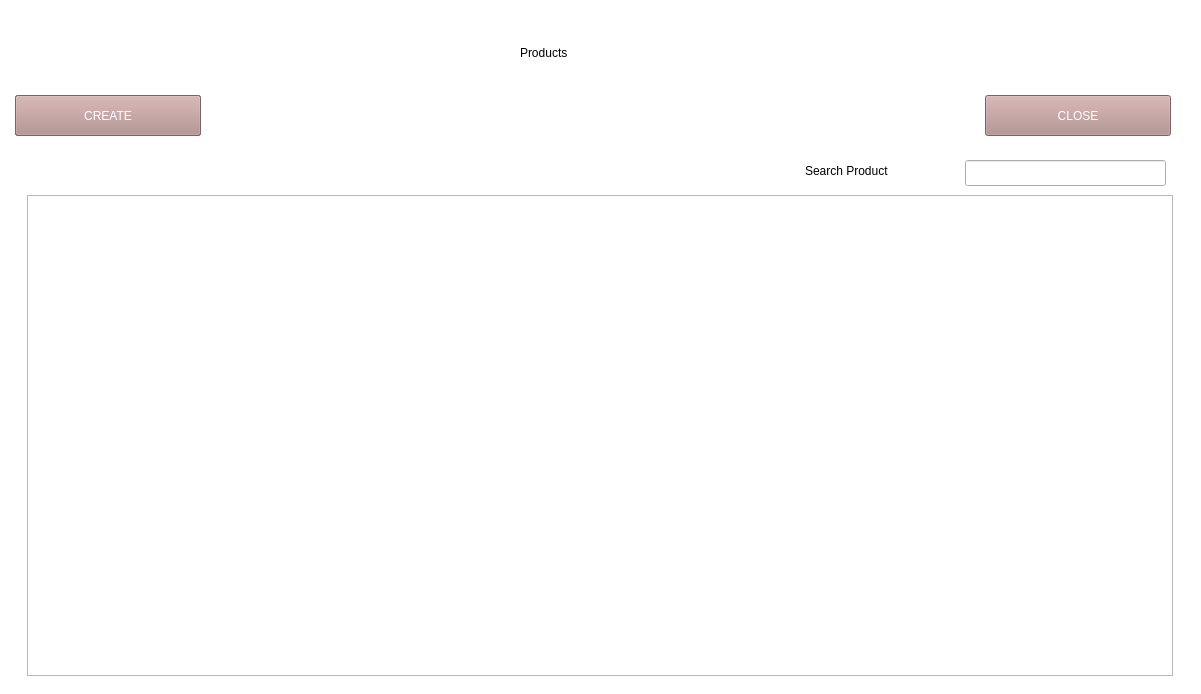
<?xml version="1.0" encoding="UTF-8"?>
<ui version="4.0">
 <class>Form</class>
 <widget class="QWidget" name="Form">
  <property name="geometry">
   <rect>
    <x>0</x>
    <y>0</y>
    <width>1201</width>
    <height>694</height>
   </rect>
  </property>
  <property name="sizePolicy">
   <sizepolicy hsizetype="Expanding" vsizetype="Expanding">
    <horstretch>0</horstretch>
    <verstretch>0</verstretch>
   </sizepolicy>
  </property>
  <property name="windowTitle">
   <string>Form</string>
  </property>
  <widget class="QLabel" name="lb_title">
   <property name="geometry">
    <rect>
     <x>520</x>
     <y>25</y>
     <width>206</width>
     <height>56</height>
    </rect>
   </property>
   <property name="styleSheet">
    <string notr="true">font: 28pt &quot;Lucida Bright&quot;;</string>
   </property>
   <property name="text">
    <string>Products</string>
   </property>
  </widget>
  <widget class="QLabel" name="antet_color">
   <property name="geometry">
    <rect>
     <x>-25</x>
     <y>-5</y>
     <width>1226</width>
     <height>781</height>
    </rect>
   </property>
   <property name="sizePolicy">
    <sizepolicy hsizetype="Expanding" vsizetype="Expanding">
     <horstretch>0</horstretch>
     <verstretch>0</verstretch>
    </sizepolicy>
   </property>
   <property name="styleSheet">
    <string notr="true">background-color: rgb(255, 255, 255);</string>
   </property>
   <property name="text">
    <string/>
   </property>
  </widget>
  <widget class="QFrame" name="product_layout">
   <property name="geometry">
    <rect>
     <x>27</x>
     <y>195</y>
     <width>1146</width>
     <height>481</height>
    </rect>
   </property>
   <property name="frameShape">
    <enum>QFrame::StyledPanel</enum>
   </property>
   <property name="frameShadow">
    <enum>QFrame::Raised</enum>
   </property>
  </widget>
  <widget class="QPushButton" name="btn_close_product">
   <property name="geometry">
    <rect>
     <x>985</x>
     <y>95</y>
     <width>186</width>
     <height>41</height>
    </rect>
   </property>
   <property name="sizePolicy">
    <sizepolicy hsizetype="Expanding" vsizetype="Expanding">
     <horstretch>0</horstretch>
     <verstretch>0</verstretch>
    </sizepolicy>
   </property>
   <property name="styleSheet">
    <string notr="true">background-color: rgb(174, 139, 137);
color: rgb(255, 255, 255);
font: 75 14pt &quot;MS Shell Dlg 2&quot;;</string>
   </property>
   <property name="text">
    <string>CLOSE</string>
   </property>
  </widget>
  <widget class="QLineEdit" name="search_product_cb">
   <property name="geometry">
    <rect>
     <x>965</x>
     <y>160</y>
     <width>201</width>
     <height>26</height>
    </rect>
   </property>
   <property name="statusTip">
    <string extracomment="client_name"/>
   </property>
   <property name="styleSheet">
    <string notr="true">font: 16pt &quot;MS Shell Dlg 2&quot;;</string>
   </property>
  </widget>
  <widget class="QLabel" name="lb_search_product">
   <property name="geometry">
    <rect>
     <x>805</x>
     <y>145</y>
     <width>151</width>
     <height>51</height>
    </rect>
   </property>
   <property name="styleSheet">
    <string notr="true">font: 15pt &quot;Lucida Bright&quot;;</string>
   </property>
   <property name="text">
    <string>Search Product</string>
   </property>
  </widget>
  <widget class="QPushButton" name="btn_save_sale">
   <property name="geometry">
    <rect>
     <x>15</x>
     <y>95</y>
     <width>186</width>
     <height>41</height>
    </rect>
   </property>
   <property name="sizePolicy">
    <sizepolicy hsizetype="Expanding" vsizetype="Expanding">
     <horstretch>0</horstretch>
     <verstretch>0</verstretch>
    </sizepolicy>
   </property>
   <property name="styleSheet">
    <string notr="true">background-color: rgb(174, 139, 137);
color: rgb(255, 255, 255);
font: 75 14pt &quot;MS Shell Dlg 2&quot;;</string>
   </property>
   <property name="text">
    <string>SAVE</string>
   </property>
  </widget>
  <widget class="QPushButton" name="btn_create_products">
   <property name="geometry">
    <rect>
     <x>15</x>
     <y>95</y>
     <width>186</width>
     <height>41</height>
    </rect>
   </property>
   <property name="sizePolicy">
    <sizepolicy hsizetype="Expanding" vsizetype="Expanding">
     <horstretch>0</horstretch>
     <verstretch>0</verstretch>
    </sizepolicy>
   </property>
   <property name="styleSheet">
    <string notr="true">background-color: rgb(174, 139, 137);
color: rgb(255, 255, 255);
font: 75 14pt &quot;MS Shell Dlg 2&quot;;</string>
   </property>
   <property name="text">
    <string>CREATE</string>
   </property>
  </widget>
  <zorder>antet_color</zorder>
  <zorder>lb_title</zorder>
  <zorder>product_layout</zorder>
  <zorder>btn_close_product</zorder>
  <zorder>search_product_cb</zorder>
  <zorder>lb_search_product</zorder>
  <zorder>btn_save_sale</zorder>
  <zorder>btn_create_products</zorder>
 </widget>
 <resources/>
 <connections/>
</ui>
